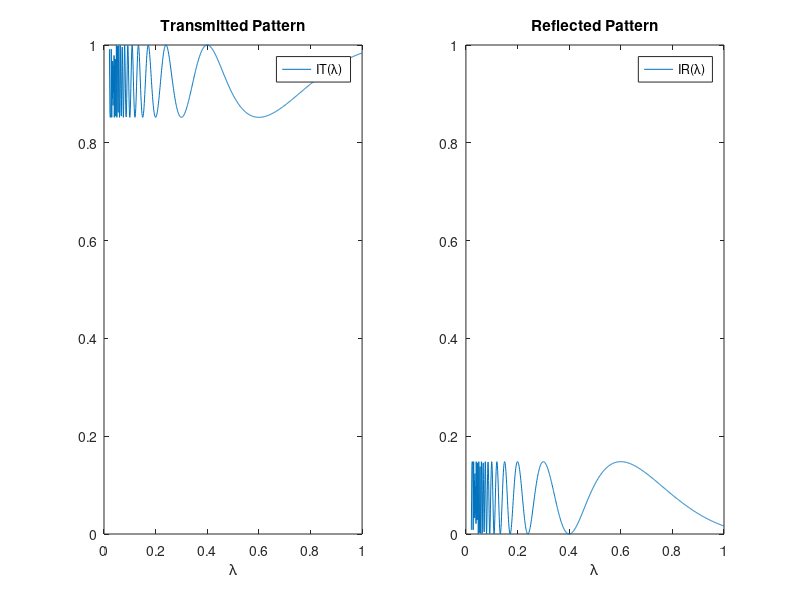

The MATLAB source for this figure:
% I15PLANIDS
% Normal incidence. Plane parallel plate, reflected and transmitted intensity
% depending on wavelength for fisec thickness.
% The reflection coefficients are calculated from Fresnels formulas for ? = 0
% Refractive indices n1, n2 and n3 may all be different and the reflection coefficient
% for both surfaces are calculated.
% The calculation of the fringe pattern is done depending on ? for fixed D.
function I15PLANIDS;
% Delta = 2*pi/Lamda   2dn2
n1 = 1;
n2 = 1.5;
n3 = 1;
r12 = (n2-n1)/(n2+n1)   % r12 = 0.2;
r23 = (n3-n2)/(n3+n2)   % r23 = -0.2
% Delta = 2*pi/Lamda   2dn2
Lamda = (0.021:0.001:1);
D = 0.2;
IT = ((1-r12^2)*(1-r23^2))./(1+(r12*r23)^2-(2*r12*r23)*cos(4*pi*(D./Lamda)*n2));
IR = 1 - IT;

figure(1);
subplot(1,2,1);
plot(Lamda,IT);
axis([0 1 0 1]);
xlabel('\lambda');
legend('IT(\lambda)');
title('Transmitted Pattern');
subplot(1,2,2);
plot(Lamda,IR);
axis([0 1 0 1]);
xlabel('\lambda');
legend('IR(\lambda)');
title('Reflected Pattern');
